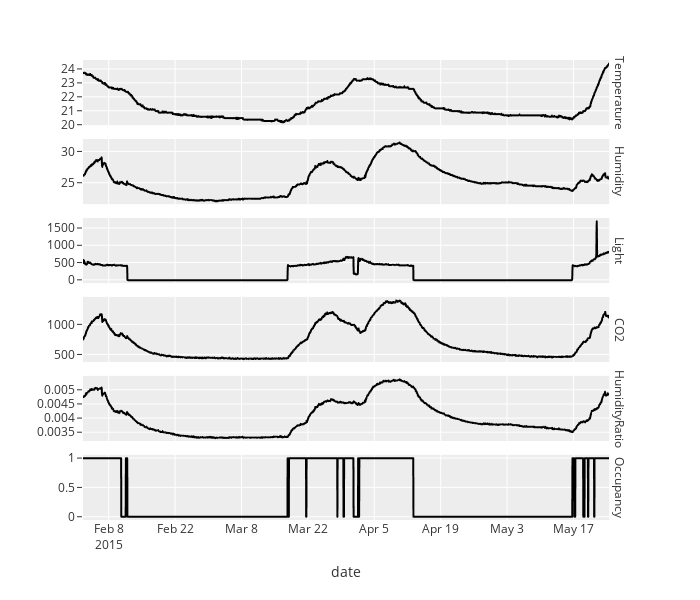

Notebook code for this chart:
### Markdown cell above
Now let's review what we can model:

### Code cell
plotly_df = occupancy.stack().reset_index().rename({'level_1': 'metric', 0: 'value'}, axis=1)
fig = px.line(plotly_df, x='date', y='value', facet_row='metric')
# Have the y-axis adjust for each plot independently
fig.update_yaxes(matches=None, title='')

# Remove pattern=pattern from the y-axis label
fig.for_each_annotation(lambda annot: annot.update(text=annot.text.split("=")[-1]))

# Hide tick marks
fig.update_xaxes(ticks='')

# Follow previous aesthetics
fig.update_traces(line_color='black')
fig.update_layout(height=600, width=700)
fig.show()

### Figure 1 — Plotly figure (JSON) as saved in the notebook; plotly's stock layout.template omitted (floating-point values rounded to 4 significant figures; data arrays with more than 128 entries replaced by an {"elided": "..."} marker saying what was removed)
{"data": [{"hovertemplate": "metric=Temperature<br>date=%{x}<br>value=%{y}<extra></extra>", "legendgroup": "", "line": {"color": "black", "dash": "solid"}, "marker": {"symbol": "circle"}, "mode": "lines", "name": "", "showlegend": false, "type": "scattergl", "x": {"elided": "2664 str values"}, "xaxis": "x6", "y": {"elided": "2664 float values"}, "yaxis": "y6"}, {"hovertemplate": "metric=Humidity<br>date=%{x}<br>value=%{y}<extra></extra>", "legendgroup": "", "line": {"color": "black", "dash": "solid"}, "marker": {"symbol": "circle"}, "mode": "lines", "name": "", "showlegend": false, "type": "scattergl", "x": {"elided": "2664 str values"}, "xaxis": "x5", "y": {"elided": "2664 float values"}, "yaxis": "y5"}, {"hovertemplate": "metric=Light<br>date=%{x}<br>value=%{y}<extra></extra>", "legendgroup": "", "line": {"color": "black", "dash": "solid"}, "marker": {"symbol": "circle"}, "mode": "lines", "name": "", "showlegend": false, "type": "scattergl", "x": {"elided": "2664 str values"}, "xaxis": "x4", "y": {"elided": "2664 float values"}, "yaxis": "y4"}, {"hovertemplate": "metric=CO2<br>date=%{x}<br>value=%{y}<extra></extra>", "legendgroup": "", "line": {"color": "black", "dash": "solid"}, "marker": {"symbol": "circle"}, "mode": "lines", "name": "", "showlegend": false, "type": "scattergl", "x": {"elided": "2664 str values"}, "xaxis": "x3", "y": {"elided": "2664 float values"}, "yaxis": "y3"}, {"hovertemplate": "metric=HumidityRatio<br>date=%{x}<br>value=%{y}<extra></extra>", "legendgroup": "", "line": {"color": "black", "dash": "solid"}, "marker": {"symbol": "circle"}, "mode": "lines", "name": "", "showlegend": false, "type": "scattergl", "x": {"elided": "2664 str values"}, "xaxis": "x2", "y": {"elided": "2664 float values"}, "yaxis": "y2"}, {"hovertemplate": "metric=Occupancy<br>date=%{x}<br>value=%{y}<extra></extra>", "legendgroup": "", "line": {"color": "black", "dash": "solid"}, "marker": {"symbol": "circle"}, "mode": "lines", "name": "", "showlegend": false, "type": "scattergl", "x": {"elided": "2664 str values"}, "xaxis": "x", "y": {"elided": "2664 int values"}, "yaxis": "y"}], "layout": {"annotations": [{"font": {}, "showarrow": false, "text": "Occupancy", "textangle": 90, "x": 0.98, "xanchor": "left", "xref": "paper", "y": 0.07083, "yanchor": "middle", "yref": "paper"}, {"font": {}, "showarrow": false, "text": "HumidityRatio", "textangle": 90, "x": 0.98, "xanchor": "left", "xref": "paper", "y": 0.2425, "yanchor": "middle", "yref": "paper"}, {"font": {}, "showarrow": false, "text": "CO2", "textangle": 90, "x": 0.98, "xanchor": "left", "xref": "paper", "y": 0.4142, "yanchor": "middle", "yref": "paper"}, {"font": {}, "showarrow": false, "text": "Light", "textangle": 90, "x": 0.98, "xanchor": "left", "xref": "paper", "y": 0.5858, "yanchor": "middle", "yref": "paper"}, {"font": {}, "showarrow": false, "text": "Humidity", "textangle": 90, "x": 0.98, "xanchor": "left", "xref": "paper", "y": 0.7575, "yanchor": "middle", "yref": "paper"}, {"font": {}, "showarrow": false, "text": "Temperature", "textangle": 90, "x": 0.98, "xanchor": "left", "xref": "paper", "y": 0.9292, "yanchor": "middle", "yref": "paper"}], "height": 600, "legend": {"tracegroupgap": 0}, "margin": {"t": 60}, "width": 700, "xaxis": {"anchor": "y", "domain": [0, 0.98], "ticks": "", "title": {"text": "date"}}, "xaxis2": {"anchor": "y2", "domain": [0, 0.98], "matches": "x", "showticklabels": false, "ticks": ""}, "xaxis3": {"anchor": "y3", "domain": [0, 0.98], "matches": "x", "showticklabels": false, "ticks": ""}, "xaxis4": {"anchor": "y4", "domain": [0, 0.98], "matches": "x", "showticklabels": false, "ticks": ""}, "xaxis5": {"anchor": "y5", "domain": [0, 0.98], "matches": "x", "showticklabels": false, "ticks": ""}, "xaxis6": {"anchor": "y6", "domain": [0, 0.98], "matches": "x", "showticklabels": false, "ticks": ""}, "yaxis": {"anchor": "x", "domain": [0, 0.1417], "title": {"text": ""}}, "yaxis2": {"anchor": "x2", "domain": [0.1717, 0.3133], "title": {"text": ""}}, "yaxis3": {"anchor": "x3", "domain": [0.3433, 0.485], "title": {"text": ""}}, "yaxis4": {"anchor": "x4", "domain": [0.515, 0.6567], "title": {"text": ""}}, "yaxis5": {"anchor": "x5", "domain": [0.6867, 0.8283], "title": {"text": ""}}, "yaxis6": {"anchor": "x6", "domain": [0.8583, 1], "title": {"text": ""}}}}
